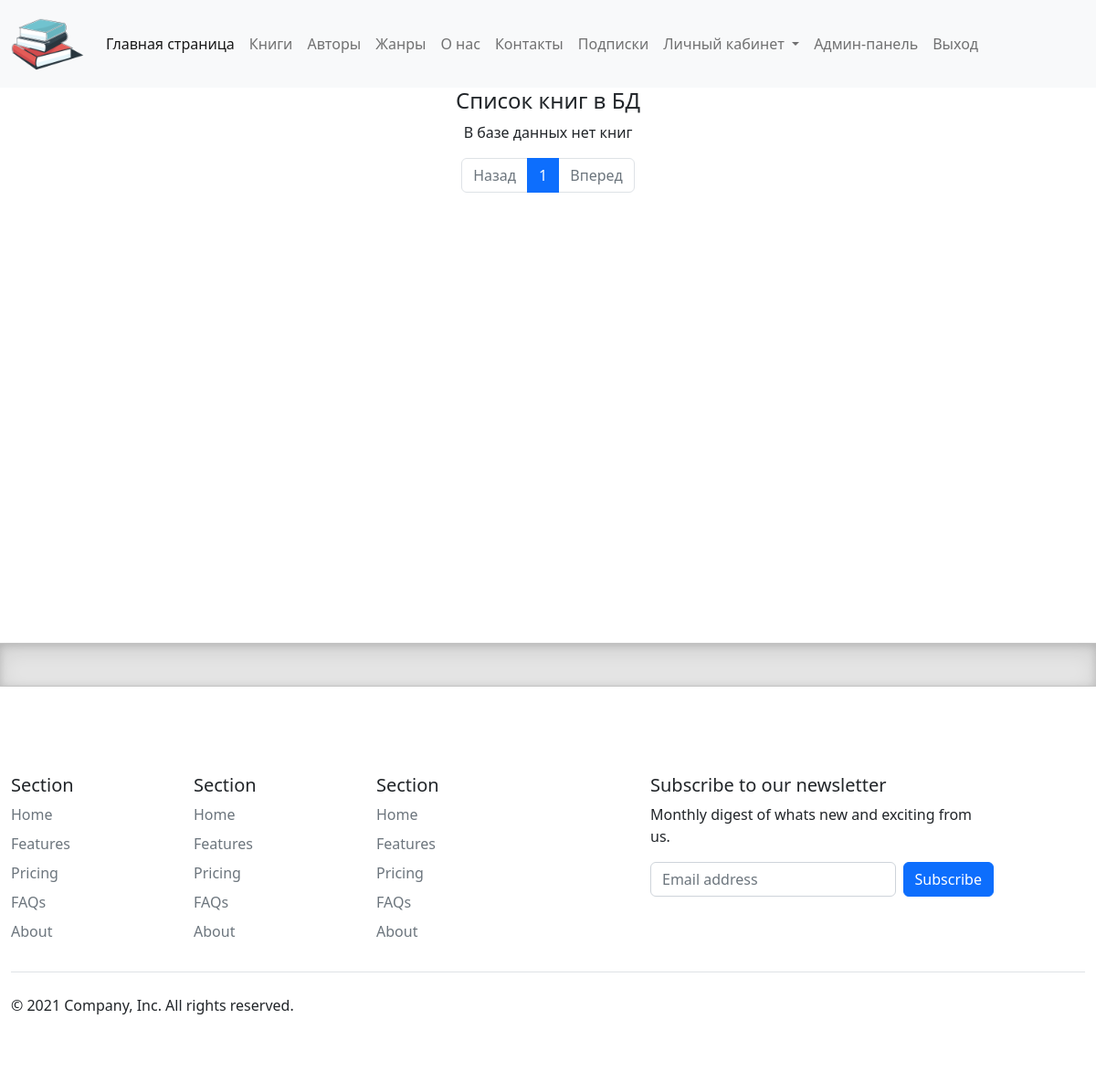
Page /books/ (signed in) on the earlier database version.
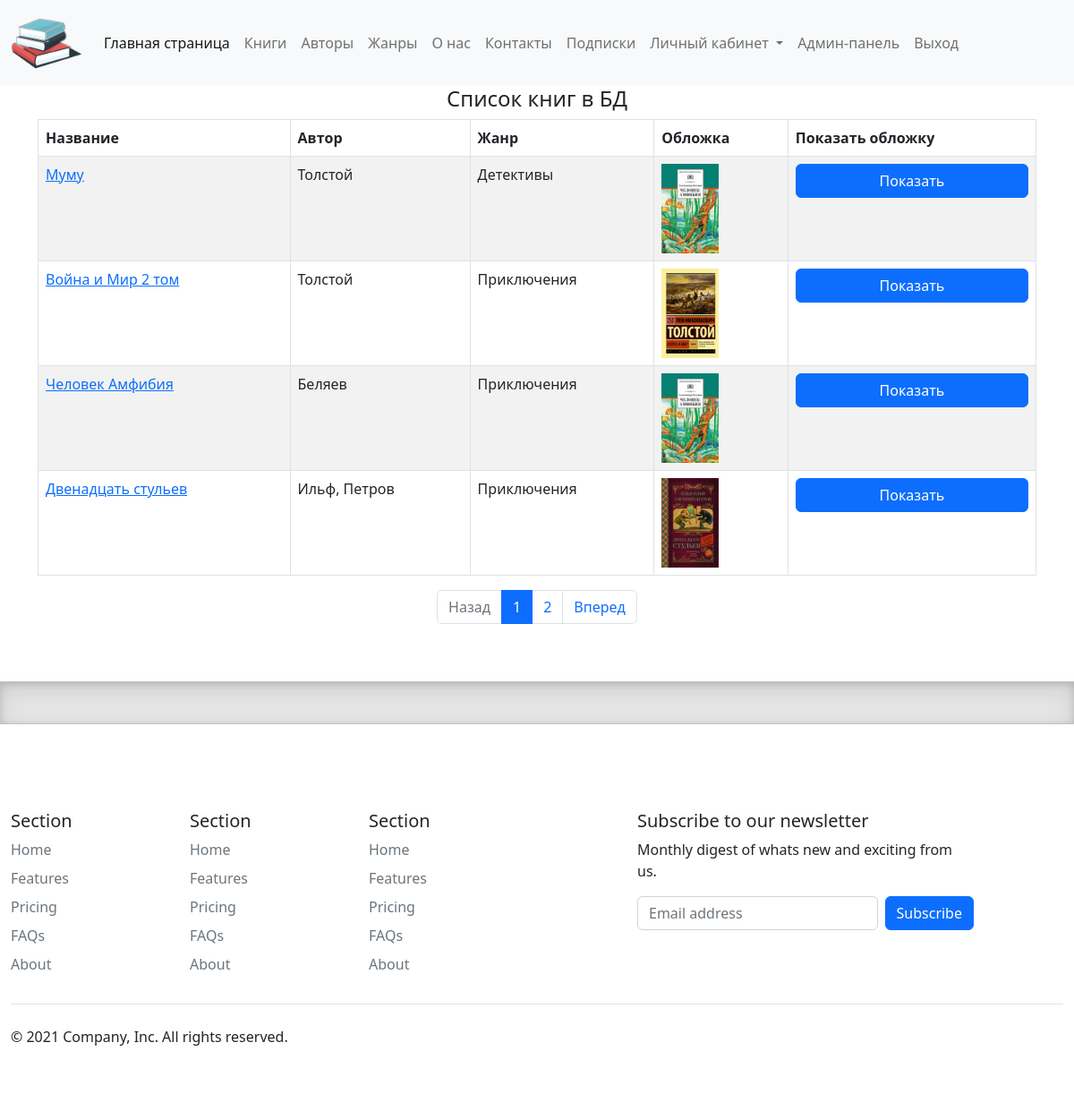
Same page on the later database version.
### catalog/models.py (models this page shows, shortened)
class Book(models.Model):
    title = models.CharField(max_length=200, help_text="Введите название книги", verbose_name="Название книги")
    genre = models.ForeignKey('Genre', on_delete=models.CASCADE, help_text="Выберете жанр для книги", verbose_name="Жанр книги", null=True)
    language = models.ForeignKey('Language', on_delete=models.CASCADE, help_text="Выберете язык книги", verbose_name="Язык книги", null=True)
    publisher = models.ForeignKey('Publisher', on_delete=models.CASCADE, help_text="Выберете издательство", verbose_name="Издаьельство", null=True)
    year = models.CharField(max_length=4, help_text="Выберете год издания", verbose_name="Год издания")
    author = models.ManyToManyField('Author', help_text="Выберете автора (авторов) книги", verbose_name="Автор (авторы) книги")
    summary = models.TextField(max_length=1200, help_text="Введите краткое описание книги", verbose_name="Описание книги")
    isbn = models.CharField(max_length=13, help_text="Должно содержать 13 символов", verbose_name="ISBN книги")
    price = models.DecimalField(decimal_places=2, max_digits=7, help_text="Введите цену книги", verbose_name="Цeнa (руб.)")
    photo = models.ImageField(upload_to="images", help_text="Загрузите изображение обложки", verbose_name="Изображение обложки", null=True, blank=True)
    def display_author(self):
        return ', '.join([author.last_name for author in self.author.all()])
    display_author.short_description = 'Авторы'

class Author(models.Model):
    first_name = models.CharField(max_length=100, help_text="Введите имя автора", verbose_name="Имя автора")
    last_name = models.CharField(max_length=100, help_text="Введите фамилию автора", verbose_name="Фамилия автора")
    date_of_birth = models.DateField(help_text="Введите дату рождения", verbose_name="Дата рождения", null=True, blank=True)
    about = models.TextField(help_text="Введите сведения об авторе", verbose_name="Сведения об авторе")
    photo = models.ImageField(upload_to="images", help_text="Загрузите фото автора", verbose_name="Фото автора", null=True, blank=True)

class Genre(models.Model):
    name = models.CharField(max_length=200, help_text="Введите жанр книги", verbose_name="Жанр книги")
    about = models.TextField(help_text="Введите сведения о жанре", verbose_name="Сведения о жанре", null=True)
    def __str__(self):
        return self.name

### catalog/views.py (the view)
# urls.py: path('books/', views.BookListView.as_view(), name='books'),
class BookListView(LoginRequiredMixin, ListView):
    raise_exception = True
    model = Book
    context_object_name = 'books'
    paginate_by = 4
    ordering = ['-id']

### templates/catalog/book_list.html
{% extends "catalog/base.html" %}
{% block content %}
    <div class="row text-center text-dark lh-2">
        <h4>Список книг в БД</h4>
    </div>
    {% if books %}
    <table class="table table-striped table-bordered text-start">
        <thead>
            <tr>
                <th>Название</th>
                <th>Aвтop</th>
                <th>Жaнp</th>
                <th>Обложка</th>
                <th>Показать обложку</th>
            </tr>
        </thead>
    <tbody>
        {% for book in books %}
            <tr>
                <td><a href="{{ book.id }}">{{ book.title }}</a></td>
                <td>{{ book.display_author }}</td>
                <td>{{ book.genre }}</td>
                <td><img src="{{ book.photo.url }}" alt="connect" style="max-height: 100px"></td>
                <td><a href="{{ book.photo.url}}"  class="btn btn-primary"  target="_blank">Показать</a>
            </tr>
        {% endfor %}
    </tbody>
    </table>
    {% else %}
    <p>В базе данных нет книг</p>
    {% endif %}
    <div class="col-12">
        {% include "modules/pagination.html" %}
    </div>
{% endblock content %}

### templates/catalog/base.html (shortened to what this page needs)
<!DOCTYPE html>
<html lang="en">
<head>
    {% load static %}
    <link rel="stylesheet" href="/static/css/bootstrap.min.css">
    <link rel="stylesheet" href="/static/css/style.css">
</head>
<body>
<nav class="navbar navbar-expand-lg  bg-light text-dark">
    <div class="container-fluid">
        <img src="{% static 'images/logo.png' %}" width="80" height="80" alt="logo">
        <div class="collapse navbar-collapse" id="navbarSupportedContent">
            <ul class="navbar-nav me-auto mb-2 mb-lg-0">
                <li class="nav-item">
                    <a class="nav-link active" aria-current="page" href="{% url 'catalog:index' %}">Главная страница</a>
                </li>
                <li class="nav-item">
                    <a class="nav-link " href="{% url 'catalog:books' %}">Книги</a>
                </li>
                <li class="nav-item">
                    <a class="nav-link" href="{% url 'catalog:authors' %}">Авторы</a>
                </li>
                <li class="nav-item">
                    <a class="nav-link" href="{% url 'catalog:genre' %}">Жанры</a>
                </li>
                <li class="nav-item">
                    <a class="nav-link" href="{% url 'catalog:about' %}">О нас</a>
                </li>
                <li class="nav-item">
                    <a class="nav-link" href="{% url 'catalog:contact' %}">Контакты</a>
                </li>
                <li class="nav-item">
                    <a class="nav-link" href="#">Подписки</a>
                </li>
                <li class="nav-item dropdown">
                    <a class="nav-link dropdown-toggle text-lg-end" href="#" id="navbarDropdown" role="button"
                       data-bs-toggle="dropdown" aria-expanded="false">
                        Личный кабинет
                    </a>
                </li>
                <li class="nav-item">
                    <a class="nav-link" href="{% url 'admin:index' %}">Админ-панель</a>
                </li>
                 <li class="nav-item">
                    <a class="nav-link" href="{% url 'account_logout' %}">Выход</a>
                </li>
            </ul>
        </div>
    </div>
</nav>
<div class="container-lg col-sm-12">
    <div class="row text-center">
        <div class="col-md-12 col-sm-12">
            {% block content %}
            {% endblock content %}
        </div>
    </div>
</div>
<div class="b-example-divider my-5"></div>
<div class="container-fluid">
  <footer class="py-5 ">
    <div class="row">
      <div class="col-2">
        <h5>Section</h5>
        <ul class="nav flex-column">
          <li class="nav-item mb-2"><a href="#" class="nav-link p-0 text-muted">Home</a></li>
          <li class="nav-item mb-2"><a href="#" class="nav-link p-0 text-muted">Features</a></li>
          <li class="nav-item mb-2"><a href="#" class="nav-link p-0 text-muted">Pricing</a></li>
          <li class="nav-item mb-2"><a href="#" class="nav-link p-0 text-muted">FAQs</a></li>
          <li class="nav-item mb-2"><a href="#" class="nav-link p-0 text-muted">About</a></li>
        </ul>
      </div>
      <div class="col-2">
        <h5>Section</h5>
        <ul class="nav flex-column">
          <li class="nav-item mb-2"><a href="#" class="nav-link p-0 text-muted">Home</a></li>
          <li class="nav-item mb-2"><a href="#" class="nav-link p-0 text-muted">Features</a></li>
          <li class="nav-item mb-2"><a href="#" class="nav-link p-0 text-muted">Pricing</a></li>
          <li class="nav-item mb-2"><a href="#" class="nav-link p-0 text-muted">FAQs</a></li>
          <li class="nav-item mb-2"><a href="#" class="nav-link p-0 text-muted">About</a></li>
        </ul>
      </div>
      <div class="col-2">
        <h5>Section</h5>
        <ul class="nav flex-column">
          <li class="nav-item mb-2"><a href="#" class="nav-link p-0 text-muted">Home</a></li>
          <li class="nav-item mb-2"><a href="#" class="nav-link p-0 text-muted">Features</a></li>
          <li class="nav-item mb-2"><a href="#" class="nav-link p-0 text-muted">Pricing</a></li>
          <li class="nav-item mb-2"><a href="#" class="nav-link p-0 text-muted">FAQs</a></li>
          <li class="nav-item mb-2"><a href="#" class="nav-link p-0 text-muted">About</a></li>
        </ul>
      </div>
      <div class="col-4 offset-1">
        <form>
          <h5>Subscribe to our newsletter</h5>
          <p>Monthly digest of whats new and exciting from us.</p>
          <div class="d-flex w-100 gap-2">
            <input id="newsletter1" type="text" class="form-control" placeholder="Email address">
            <button class="btn btn-primary" type="button">Subscribe</button>
          </div>
        </form>
      </div>
    </div>
    <div class="d-flex justify-content-between py-4 my-4 border-top">
      <p>&copy; 2021 Company, Inc. All rights reserved.</p>
      <ul class="list-unstyled d-flex">
        <li class="ms-3"><a class="link-dark" href="#"><svg class="bi" width="24" height="24"><use xlink:href="#twitter"/></svg></a></li>
        <li class="ms-3"><a class="link-dark" href="#"><svg class="bi" width="24" height="24"><use xlink:href="#instagram"/></svg></a></li>
        <li class="ms-3"><a class="link-dark" href="#"><svg class="bi" width="24" height="24"><use xlink:href="#facebook"/></svg></a></li>
      </ul>
    </div>
  </footer>
</div>
</body>
</html>

### templates/modules/pagination.html
<nav aria-label="Page navigation">
    <ul class="pagination justify-content-center">
        {% if page_obj.has_previous %}
            <li class="page-item"><a class="page-link" href="?page={{ page_obj.previous_page_number }}">Назад</a></li>
        {% else %}
            <li class="page-item disabled">
                <span class="page-link">Назад</span>
            </li>        {% endif %}
        {% for num_page in page_obj.paginator.page_range %}
            {% if num_page == page_obj.number %}
                <li class="page-item active"><a class="page-link" href="#">{{ num_page }}</a></li>
            {% else %}
                <li class="page-item"><a class="page-link" href="?page={{ num_page }}">{{ num_page }}</a></li>
            {% endif %}
        {% endfor %}
        {% if page_obj.has_next %}
            <li class="page-item"><a class="page-link" href="?page={{ page_obj.next_page_number }}">Вперед</a></li>
        {% else %}
            <li class="page-item disabled">
                <span class="page-link">Вперед</span>
            </li>        {% endif %}
    </ul>
</nav>

### static/css/style.css (style rules this page uses)
.container-lg { min-height: 70vh; }
.b-example-divider { height: 3rem; background-color: rgba(0, 0, 0, .1); border: solid rgba(0, 0, 0, .15); border-width: 1px 0; box-shadow: inset 0 .5em 1.5em rgba(0, 0, 0, .1), inset 0 .125em .5em rgba(0, 0, 0, .15); }
.bi { vertical-align: -.125em; fill: currentColor; }
.btn { margin: 0 auto; display: block; text-align: center; }

Differences in the rows shown:
added Book: title "Муму", display_author "Толстой", genre "Детективы", photo (picture)
added Book: title "Война и Мир 2 том", display_author "Толстой", genre "Приключения", photo (picture)
added Book: title "Человек Амфибия", display_author "Беляев", genre "Приключения", photo (picture)
added Book: title "Двенадцать стульев", display_author "Ильф, Петров", genre "Приключения", photo (picture)
Other differences:
text no longer shown: "В базе данных нет книг"
text now shown: "Название Aвтop Жaнp Обложка Показать обложку"
new list line: "2"
